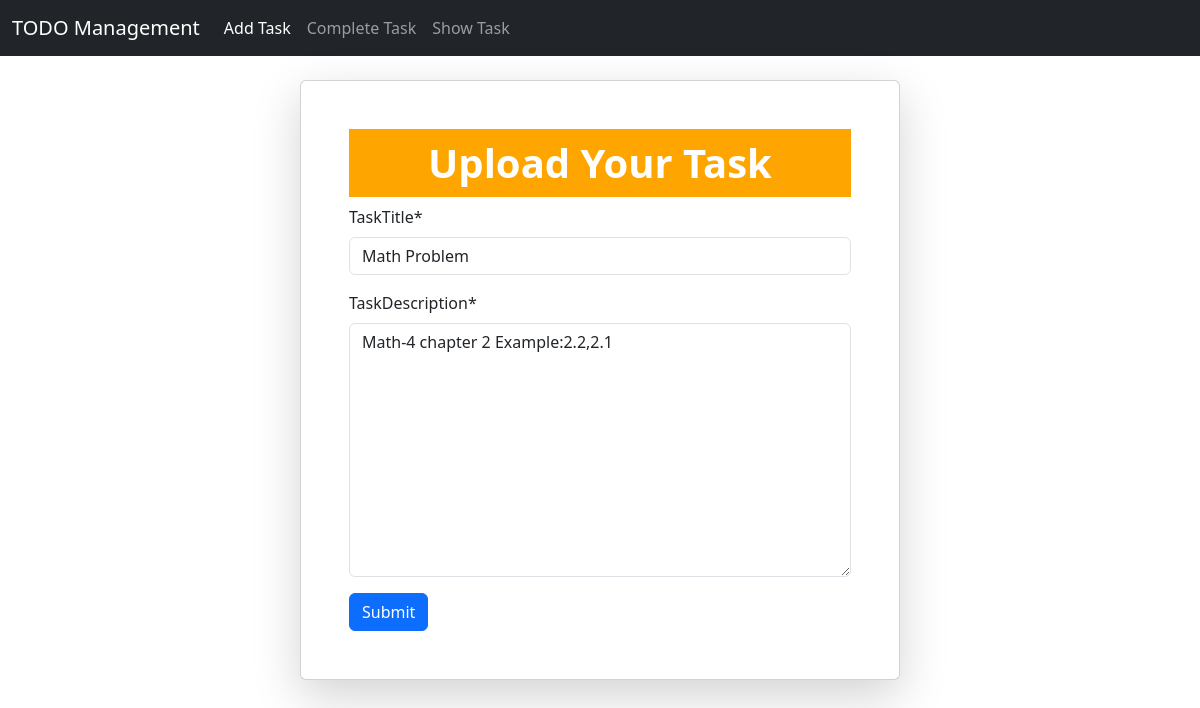
Page /edit_task/10/ on the committed database.
### Todo/models.py (models this page shows, shortened)
class TaskModel(models.Model):
    taskTitle = models.CharField(max_length=50)
    taskDescription = models.TextField(max_length=1000)
    is_completed = models.BooleanField(default=False)

### Todo/views.py (the view)
# urls.py: path('edit_task/<int:id>/', views.edit_task, name='edit_task'),
def edit_task(request, id):
    task = TaskModel.objects.get(pk=id)
    form = ToDoForm(instance=task)
    if request.method == 'POST':
        form = ToDoForm(request.POST, instance=task)
        if form.is_valid():
            form.save()
            return redirect('show_tasks')
    return render(request, 'add_tasks.html', {'form': form, 'task_id': id})

### Todo/forms.py
class ToDoForm(forms.ModelForm):
    class Meta:
        model = TaskModel
        fields = ['taskTitle','taskDescription']

### Todo/templates/add_tasks.html (shortened to what this page needs)
{% extends "base.html" %}
{% load crispy_forms_tags %}
{% block content %}
<br/>
<div style="width: 50%; margin: auto;" class="card p-5 shadow-lg">
    <h1 style="text-align: center; background-color: Orange; color: white; padding: 10px;">
        <b> Upload Your Task </b>
    </h1>
    <form style="height: 50%;" method="POST">
        {{ form|crispy }}
        <button class="btn btn-primary" type="submit">Submit</button>
    </form>
</div>
{% endblock %}

### rows in the picture
TaskModel: taskTitle "Math Problem", taskDescription "Math-4 chapter 2 Example:2.2,2.1"
